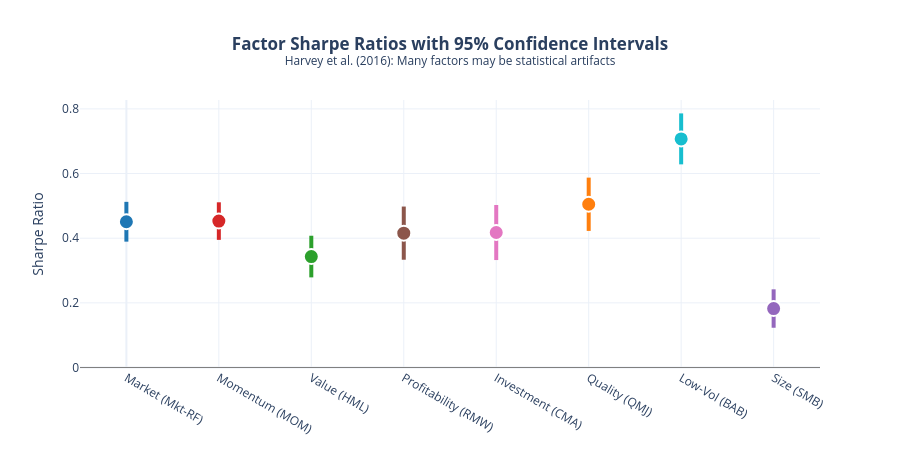

Notebook source saved alongside this figure:
### Code cell
# Reference lines
fig.add_hline(y=0, line_dash="solid", line_color="gray", line_width=1)
# Note: Harvey's t>3 threshold applies to mean return t-stats, not Sharpe ratios.
# The relationship between Sharpe and mean-return t-stat depends on sample size
# and volatility. We show a reference line at SR=0.3 for visual orientation only.

fig.update_layout(
    title=dict(
        text="<b>Factor Sharpe Ratios with 95% Confidence Intervals</b><br>"
        "<sup>Harvey et al. (2016): Many factors may be statistical artifacts</sup>",
        x=0.5,
    ),
    xaxis=dict(
        tickmode="array",
        tickvals=list(range(len(factor_order))),
        ticktext=[labels.get(f, f) for f in factor_order],
    ),
    yaxis_title="Sharpe Ratio",
    showlegend=False,
    template="plotly_white",
    height=450,
)

fig.show()

### Figure 1 — Plotly figure (JSON) as saved in the notebook; plotly's stock layout.template omitted (floating-point values rounded to 4 significant figures)
{"data": [{"hoverinfo": "skip", "line": {"color": "#1f77b4", "width": 4}, "mode": "lines", "showlegend": false, "type": "scatter", "x": [0, 0], "y": [0.3893, 0.5124]}, {"hovertemplate": "<b>Market (Mkt-RF)</b><br>Sharpe: 0.45<br>t-stat: 4.4<br>95% CI: [0.39, 0.51]<extra></extra>", "marker": {"color": "#1f77b4", "line": {"color": "white", "width": 2}, "size": 15}, "mode": "markers", "name": "Market (Mkt-RF)", "type": "scatter", "x": [0], "y": [0.4509]}, {"hoverinfo": "skip", "line": {"color": "#d62728", "width": 4}, "mode": "lines", "showlegend": false, "type": "scatter", "x": [1, 1], "y": [0.3948, 0.511]}, {"hovertemplate": "<b>Momentum (MOM)</b><br>Sharpe: 0.45<br>t-stat: 4.6<br>95% CI: [0.39, 0.51]<extra></extra>", "marker": {"color": "#d62728", "line": {"color": "white", "width": 2}, "size": 15}, "mode": "markers", "name": "Momentum (MOM)", "type": "scatter", "x": [1], "y": [0.4529]}, {"hoverinfo": "skip", "line": {"color": "#2ca02c", "width": 4}, "mode": "lines", "showlegend": false, "type": "scatter", "x": [2, 2], "y": [0.2788, 0.4076]}, {"hovertemplate": "<b>Value (HML)</b><br>Sharpe: 0.34<br>t-stat: 3.1<br>95% CI: [0.28, 0.41]<extra></extra>", "marker": {"color": "#2ca02c", "line": {"color": "white", "width": 2}, "size": 15}, "mode": "markers", "name": "Value (HML)", "type": "scatter", "x": [2], "y": [0.3432]}, {"hoverinfo": "skip", "line": {"color": "#8c564b", "width": 4}, "mode": "lines", "showlegend": false, "type": "scatter", "x": [3, 3], "y": [0.3334, 0.4979]}, {"hovertemplate": "<b>Profitability (RMW)</b><br>Sharpe: 0.42<br>t-stat: 3.0<br>95% CI: [0.33, 0.50]<extra></extra>", "marker": {"color": "#8c564b", "line": {"color": "white", "width": 2}, "size": 15}, "mode": "markers", "name": "Profitability (RMW)", "type": "scatter", "x": [3], "y": [0.4156]}, {"hoverinfo": "skip", "line": {"color": "#e377c2", "width": 4}, "mode": "lines", "showlegend": false, "type": "scatter", "x": [4, 4], "y": [0.3324, 0.5028]}, {"hovertemplate": "<b>Investment (CMA)</b><br>Sharpe: 0.42<br>t-stat: 2.9<br>95% CI: [0.33, 0.50]<extra></extra>", "marker": {"color": "#e377c2", "line": {"color": "white", "width": 2}, "size": 15}, "mode": "markers", "name": "Investment (CMA)", "type": "scatter", "x": [4], "y": [0.4176]}, {"hoverinfo": "skip", "line": {"color": "#ff7f0e", "width": 4}, "mode": "lines", "showlegend": false, "type": "scatter", "x": [5, 5], "y": [0.4225, 0.5874]}, {"hovertemplate": "<b>Quality (QMJ)</b><br>Sharpe: 0.50<br>t-stat: 3.7<br>95% CI: [0.42, 0.59]<extra></extra>", "marker": {"color": "#ff7f0e", "line": {"color": "white", "width": 2}, "size": 15}, "mode": "markers", "name": "Quality (QMJ)", "type": "scatter", "x": [5], "y": [0.5049]}, {"hoverinfo": "skip", "line": {"color": "#17becf", "width": 4}, "mode": "lines", "showlegend": false, "type": "scatter", "x": [6, 6], "y": [0.6284, 0.786]}, {"hovertemplate": "<b>Low-Vol (BAB)</b><br>Sharpe: 0.71<br>t-stat: 5.7<br>95% CI: [0.63, 0.79]<extra></extra>", "marker": {"color": "#17becf", "line": {"color": "white", "width": 2}, "size": 15}, "mode": "markers", "name": "Low-Vol (BAB)", "type": "scatter", "x": [6], "y": [0.7072]}, {"hoverinfo": "skip", "line": {"color": "#9467bd", "width": 4}, "mode": "lines", "showlegend": false, "type": "scatter", "x": [7, 7], "y": [0.123, 0.2419]}, {"hovertemplate": "<b>Size (SMB)</b><br>Sharpe: 0.18<br>t-stat: 1.8<br>95% CI: [0.12, 0.24]<extra></extra>", "marker": {"color": "#9467bd", "line": {"color": "white", "width": 2}, "size": 15}, "mode": "markers", "name": "Size (SMB)", "type": "scatter", "x": [7], "y": [0.1824]}], "layout": {"height": 450, "shapes": [{"line": {"color": "gray", "dash": "solid", "width": 1}, "type": "line", "x0": 0, "x1": 1, "xref": "x domain", "y0": 0, "y1": 0, "yref": "y"}], "showlegend": false, "title": {"text": "<b>Factor Sharpe Ratios with 95% Confidence Intervals</b><br><sup>Harvey et al. (2016): Many factors may be statistical artifacts</sup>", "x": 0.5}, "xaxis": {"tickmode": "array", "ticktext": ["Market (Mkt-RF)", "Momentum (MOM)", "Value (HML)", "Profitability (RMW)", "Investment (CMA)", "Quality (QMJ)", "Low-Vol (BAB)", "Size (SMB)"], "tickvals": [0, 1, 2, 3, 4, 5, 6, 7]}, "yaxis": {"title": {"text": "Sharpe Ratio"}}}}
